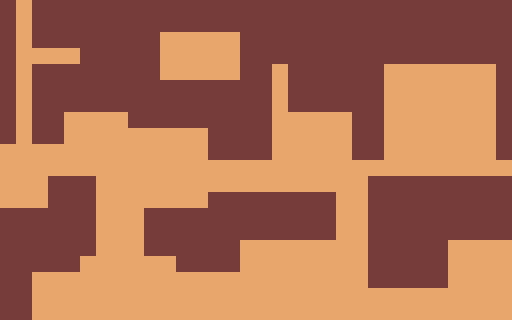

A 2D game scene composited from a Tiled map and its tileset images. What follows is a short description and the map's XML, with every tile layer's data as written:
An orthogonal 32x20 tile map with 16x16 px tiles, 1 tile layer (Tile Layer 1).

<map version="1.10" tiledversion="1.11.0" orientation="orthogonal" renderorder="right-down" width="32" height="20" tilewidth="16" tileheight="16" infinite="0" nextlayerid="2" nextobjectid="1">
 <tileset firstgid="1" source="tileset.tsx" />
 <layer id="1" name="Tile Layer 1" width="32" height="20">
  <data encoding="csv">
1,49,1,1,1,1,1,1,1,1,1,1,1,1,1,1,1,1,1,1,1,1,1,1,1,1,1,1,1,1,1,1,
1,49,1,1,1,1,1,1,1,1,1,1,1,1,1,1,1,1,1,1,1,1,1,1,1,1,1,1,1,1,1,1,
1,49,1,1,1,1,1,1,1,1,49,49,49,49,49,1,1,1,1,1,1,1,1,1,1,1,1,1,1,1,1,1,
1,49,49,49,49,1,1,1,1,1,49,49,49,49,49,1,1,1,1,1,1,1,1,1,1,1,1,1,1,1,1,1,
1,49,1,1,1,1,1,1,1,1,49,49,49,49,49,1,1,49,1,1,1,1,1,1,49,49,49,49,49,49,49,1,
1,49,1,1,1,1,1,1,1,1,1,1,1,1,1,1,1,49,1,1,1,1,1,1,49,49,49,49,49,49,49,1,
1,49,1,1,1,1,1,1,1,1,1,1,1,1,1,1,1,49,1,1,1,1,1,1,49,49,49,49,49,49,49,1,
1,49,1,1,49,49,49,49,1,1,1,1,1,1,1,1,1,49,49,49,49,49,1,1,49,49,49,49,49,49,49,1,
1,49,1,1,49,49,49,49,49,49,49,49,49,1,1,1,1,49,49,49,49,49,1,1,49,49,49,49,49,49,49,1,
49,49,49,49,49,49,49,49,49,49,49,49,49,1,1,1,1,49,49,49,49,49,1,1,49,49,49,49,49,49,49,1,
49,49,49,49,49,49,49,49,49,49,49,49,49,49,49,49,49,49,49,49,49,49,49,49,49,49,49,49,49,49,49,49,
49,49,49,1,1,1,49,49,49,49,49,49,49,49,49,49,49,49,49,49,49,49,49,1,1,1,1,1,1,1,1,1,
49,49,49,1,1,1,49,49,49,49,49,49,49,1,1,1,1,1,1,1,1,49,49,1,1,1,1,1,1,1,1,1,
1,1,1,1,1,1,49,49,49,1,1,1,1,1,1,1,1,1,1,1,1,49,49,1,1,1,1,1,1,1,1,1,
1,1,1,1,1,1,49,49,49,1,1,1,1,1,1,1,1,1,1,1,1,49,49,1,1,1,1,1,1,1,1,1,
1,1,1,1,1,1,49,49,49,1,1,1,1,1,1,49,49,49,49,49,49,49,49,1,1,1,1,1,49,49,49,49,
1,1,1,1,1,49,49,49,49,49,49,1,1,1,1,49,49,49,49,49,49,49,49,1,1,1,1,1,49,49,49,49,
1,1,49,49,49,49,49,49,49,49,49,49,49,49,49,49,49,49,49,49,49,49,49,1,1,1,1,1,49,49,49,49,
1,1,49,49,49,49,49,49,49,49,49,49,49,49,49,49,49,49,49,49,49,49,49,49,49,49,49,49,49,49,49,49,
1,1,49,49,49,49,49,49,49,49,49,49,49,49,49,49,49,49,49,49,49,49,49,49,49,49,49,49,49,49,49,49
</data>
 </layer>
</map>
